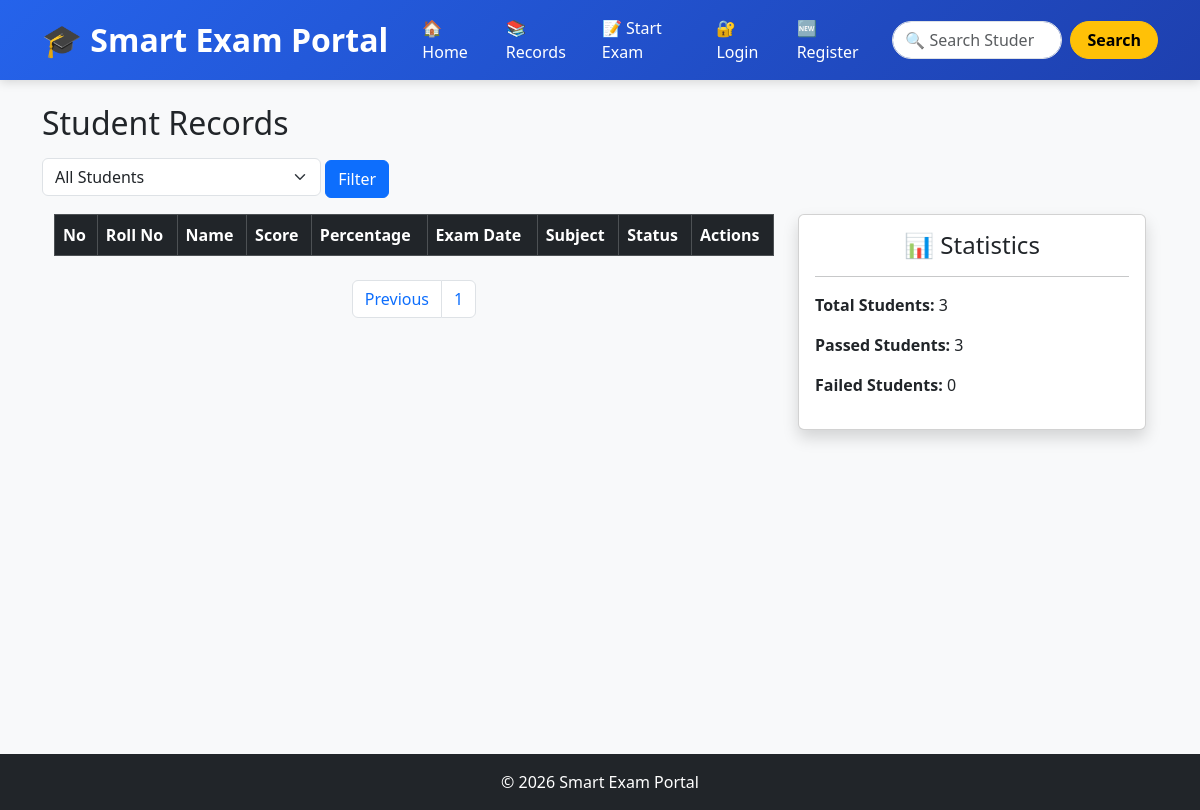
/records?page=2, run on an earlier commit of the app's database.
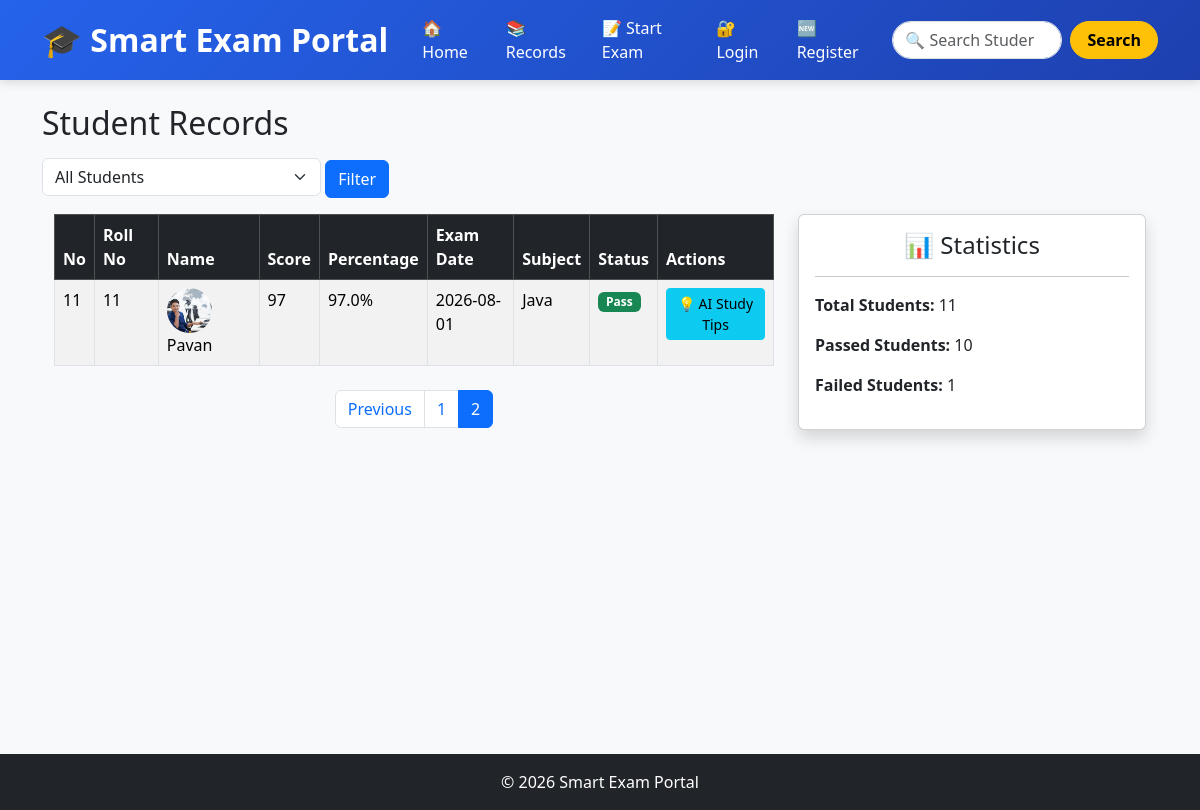
And on a later commit of the database.
### tables this page shows
CREATE TABLE students (
    id INTEGER PRIMARY KEY AUTOINCREMENT,
    roll_number INTEGER,
    subject_name TEXT,
    student_name TEXT,
    score INTEGER,
    percentage REAL,
    exam_date TEXT
, subject_id INTEGER, photo TEXT DEFAULT 'default.jpg');

CREATE TABLE subjects (
        id INTEGER PRIMARY KEY AUTOINCREMENT,
        name TEXT NOT NULL UNIQUE
    );

### smart_exam_portal/app.py (the view)
@app.route("/records")
def records():
    status = request.args.get("status", "")
    page = request.args.get("page", 1, type=int)
    per_page = 10
    conn = get_db()
    query = """
    FROM students
    LEFT JOIN subjects
    ON students.subject_id = subjects.id
    """
    where_clause = ""
    if status == "pass":
        where_clause = " WHERE students.percentage >= 40"
    elif status == "fail":
        where_clause = " WHERE students.percentage < 40"
    total_students = conn.execute(
        "SELECT COUNT(*) " + query + where_clause
    ).fetchone()[0]
    total_pages = (total_students + per_page - 1) // per_page
    offset = (page - 1) * per_page
    students = conn.execute(
        """
        SELECT
            students.id,
            students.roll_number,
            students.student_name,
            students.score,
            students.percentage,
            students.exam_date,
            students.photo,
            subjects.name AS subject_name
        """
        + query +
        where_clause +
        " LIMIT ? OFFSET ?",
        (per_page, offset)
    ).fetchall()
    passed_students = conn.execute(
        "SELECT COUNT(*) FROM students WHERE percentage >= 40"
    ).fetchone()[0]
    failed_students = conn.execute(
        "SELECT COUNT(*) FROM students WHERE percentage < 40"
    ).fetchone()[0]
    conn.close()
    return render_template(
        "records.html",
        students=students,
        page=page,
        total_pages=total_pages,
        total_students=total_students,
        passed_students=passed_students,
        failed_students=failed_students,
        tip=None
    )

### smart_exam_portal/database.py (called while the page is built)
def get_db():
    conn = sqlite3.connect(DATABASE)
    conn.row_factory = sqlite3.Row
    return conn
    conn.row_factory = sqlite3.Row
    return conn

### smart_exam_portal/templates/records.html (shortened to what the changed rows need)
{% extends "base.html" %}
{% block content %}
<h2 class="mb-3">Student Records</h2>
<div class="container">
    <div class="row">
        <div class="col-md-8">
            <table class="table table-striped table-hover table-bordered">
                <thead class="table-dark">
                    <tr>
                        <th>No</th>
                        <th>Roll No</th>
                        <th>Name</th>
                        <th>Score</th>
                        <th>Percentage</th>
                        <th>Exam Date</th>
                        <th>Subject</th>
                        <th>Status</th>
                        <th>Actions</th>
                    </tr>
                </thead>
                <tbody>
                    {% for student in students %}
                    <tr>
                        <td>{{ (page-1)*10 + loop.index }}</td>
                        <td>{{ student.roll_number }}</td>
                        <td>
                            <img
                                src="{{ url_for('static', filename='uploads/' ~ (student.photo or 'default.jpg')) }}"
                                alt="Student Photo"
                                width="45"
                                height="45"
                                class="rounded-circle me-2"
                                style="object-fit: cover;">
                            {{ student.student_name }}
                        </td>
                        <td>{{ student.score }}</td>
                        <td>{{ student.percentage }}%</td>
                        <td>{{ student.exam_date }}</td>
                        <td>{{ student.subject_name }}</td>
                        <td>
                            {% if student.percentage >= 40 %}
                                <span class="badge bg-success">
                                    Pass
                                </span>
                            {% else %}
                                <span class="badge bg-danger">
                                    Fail
                                </span>
                            {% endif %}
                        </td>
                        <td>
                            <a href="{{ url_for('get_ai_tip', id=student.id) }}"
                               class="btn btn-info btn-sm mb-1">
                                💡 AI Study Tips
                            </a>
                        </td>
                    </tr>
                    {% endfor %}
                </tbody>
            </table>
            <nav class="mt-4">
                <ul class="pagination justify-content-center">
                    {% for p in range(1, total_pages + 1) %}
                    <li class="page-item {% if p == page %}active{% endif %}">
                        <a class="page-link"
                           href="{{ url_for('records', page=p, status=request.args.get('status')) }}">
                            {{ p }}
                        </a>
                    </li>
                    {% endfor %}
                </ul>
            </nav>
        </div>
        <div class="col-md-4">
            <div class="card shadow">
                <div class="card-body">
                    <h4 class="text-center">
                        📊 Statistics
                    </h4>
                    <hr>
                    <p>
                        <strong>Total Students:</strong>
                        {{ total_students }}
                    </p>
                    <p>
                        <strong>Passed Students:</strong>
                        {{ passed_students }}
                    </p>
                    <p>
                        <strong>Failed Students:</strong>
                        {{ failed_students }}
                    </p>
                </div>
            </div>
        </div>
    </div>
</div>
{% endblock %}

What changed in the data, as far as the page shows it:
added students: (page-1)*10+loop.index "11", roll_number "11", photo (picture), student_name "Pavan", score "97", percentage "97.0", exam_date "2026-08-01", subject_name "Java", shows "Pass"
Also different on the page:
{{ total_students }}: "3" → "11"
{{ passed_students }}: "3" → "10"
{{ failed_students }}: "0" → "1"
new list line: "2"
